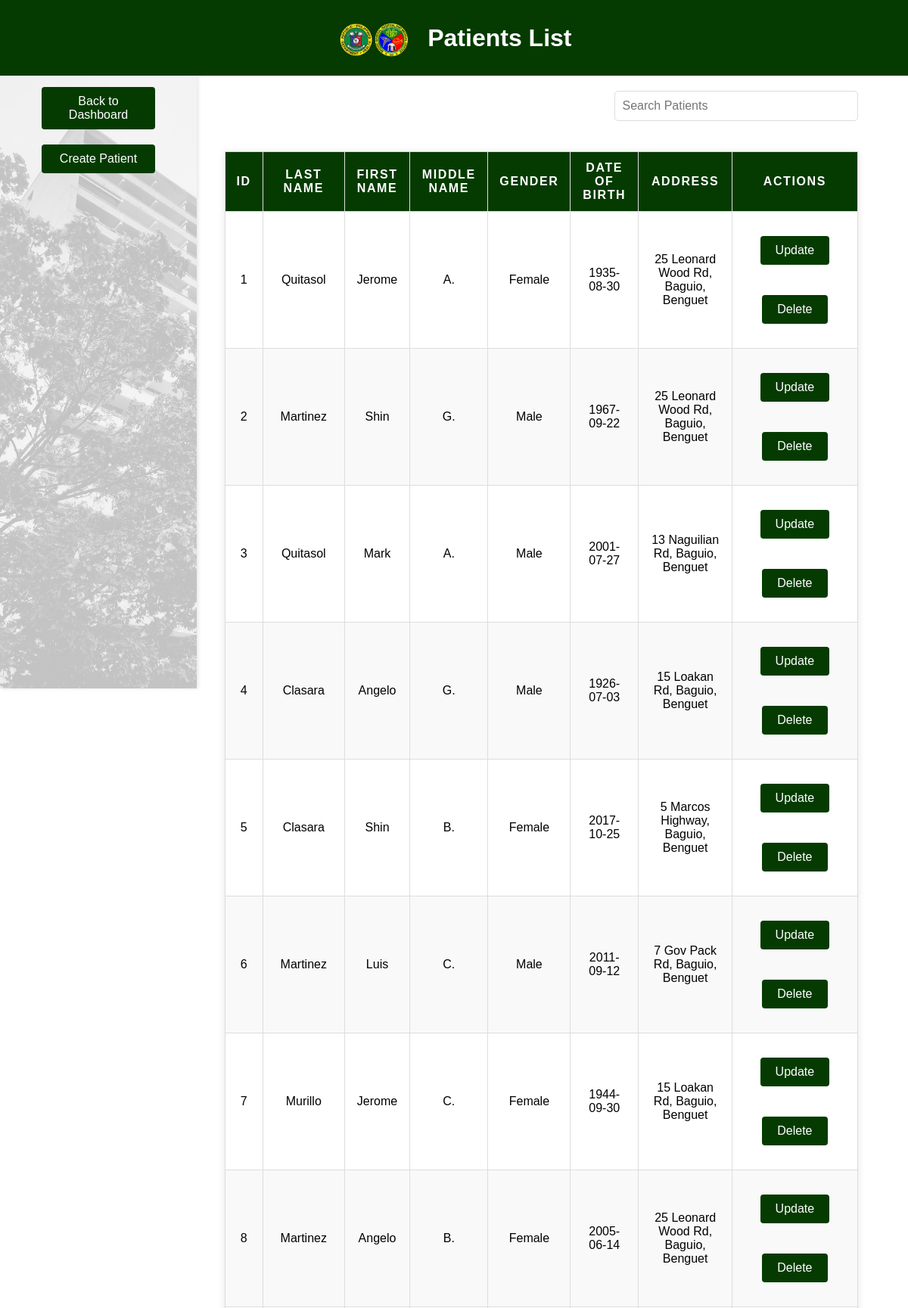
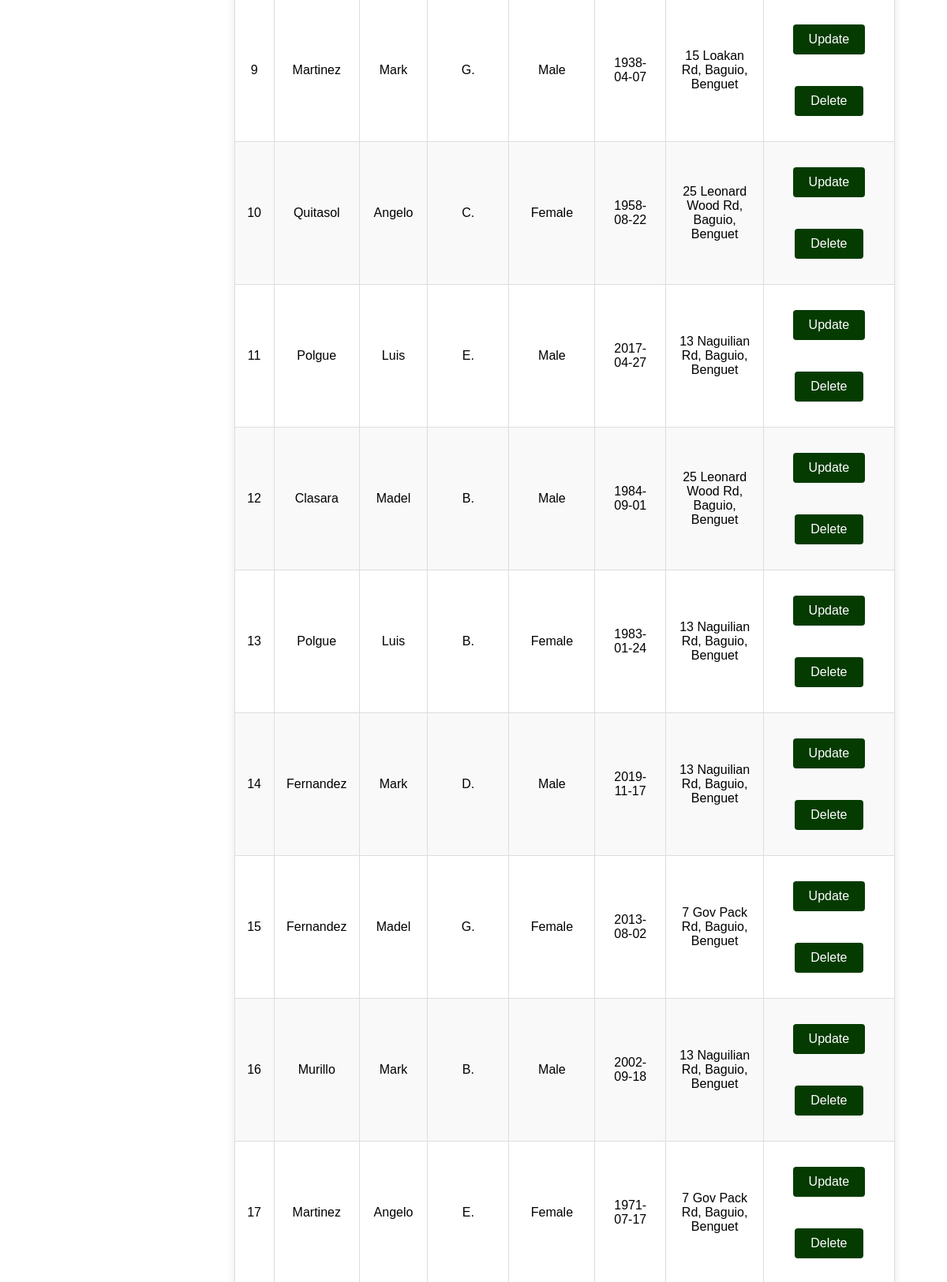
/patients/list.php (signed in, upper part), run on the app's committed database (2 pictures, top to bottom).
### tables this page shows
CREATE TABLE IF NOT EXISTS `patients` (
  `patient_id` int NOT NULL AUTO_INCREMENT,
  `last_name` varchar(50) DEFAULT NULL,
  `first_name` varchar(50) DEFAULT NULL,
  `middle_name` varchar(50) DEFAULT NULL,
  `gender` varchar(10) DEFAULT NULL,
  `date_of_birth` date DEFAULT NULL,
  `address` text,
  PRIMARY KEY (`patient_id`)
);

### patients/list.php (the view, shortened to what this page needs)
<?php
include '../includes/config.php';
$sql = "SELECT * FROM patients";
$result = $conn->query($sql);
?>
<!DOCTYPE html>
<html lang="en">
<head>
    <link rel="stylesheet" href="../css/styles.css">
</head>
<body>
    <header>
        <div class="container">
            <img src="../images/bg.png" alt="Hospital Logo" style="height: 60px; vertical-align: middle; margin-right: 20px;">
            <h1 style="display: inline-block; vertical-align: middle;"> Patients List</h1>
        </div>
    </header>
    <div class="sidebar">
        <nav>
            <a href="../index.php" class="back-button">Back to Dashboard</a>
            <a href="add.php" class="back-button">Create Patient</a>
        </nav>
    </div>
    <main>
        <div class="search-bar">
            <input type="text" id="searchInput" onkeyup="searchTable()" placeholder="Search Patients">
        </div>
        <div class="table-container">
            <table id="patientTable">
                <thead>
                    <tr>
                        <th>ID</th>
                        <th>Last Name</th>
                        <th>First Name</th>
                        <th>Middle Name</th>
                        <th>Gender</th>
                        <th>Date of Birth</th>
                        <th>Address</th>
                        <th>Actions</th>
                    </tr>
                </thead>
                <tbody>
                    <?php while($row = $result->fetch_assoc()): ?>
                    <tr>
                        <td><?php echo $row['patient_id']; ?></td>
                        <td><?php echo $row['last_name']; ?></td>
                        <td><?php echo $row['first_name']; ?></td>
                        <td><?php echo $row['middle_name']; ?></td>
                        <td><?php echo $row['gender']; ?></td>
                        <td><?php echo $row['date_of_birth']; ?></td>
                        <td><?php echo $row['address']; ?></td>
                        <td>
                            <a href="edit.php?id=<?php echo $row['patient_id']; ?>" class="back-button">Update</a>
                            <a href="javascript:void(0);" onclick="confirmDelete(<?php echo $row['patient_id']; ?>)" class="back-button">Delete</a>
                        </td>
                    </tr>
                    <?php endwhile; ?>
                </tbody>
            </table>
        </div>
    </main>
</body>
</html>

### css/styles.css (style rules this page uses)
header { background-color: #053b00; color: #fff; padding: 10px 0; text-align: center; }
header h1 { margin: 0; }
body { font-family: Arial, sans-serif; background-color: #ffffff; margin: 0; padding: 0; padding-bottom: 40px; }
main { padding: 20px; }
table { width: 90%; margin: 20px auto; border-collapse: collapse; }
table, th, td { border: 1px solid #ddd; }
th, td { padding: 10px; text-align: left; }
th { background-color: #f2f2f2; color: #053b00; }
tr:nth-child(even) { background-color: #f9f9f9; }
.table-container { overflow-x: auto; }
.table-container table { min-width: 600px; }
nav { text-align: center; margin: 20px; }
a { color: #053b00; }
.back-button { display: inline-block; margin: 20px; padding: 10px 20px; background: #053b00; color: #053b00; text-decoration: none; border-radius: 4px; }
.back-button { position: relative; padding: 10px 20px; border: none; color: #ffffff; cursor: pointer; transition: .3s; transition-delay: .3s; z-index: 0; }
.back-button::after { position: absolute; content: ''; width: 17px; height: 17px; background-color: #74ce0e; right: -20px; border-radius: 50%; top: 50%; transform: translateY(-50%); transition: .3s; opacity: 0; }
.back-button::before { position: absolute; z-index: 0; content: ''; width: 17px; height: 17px; background-color: #74ce0e; left: -20px; border-radius: 50%; top: 50%; transform: translateY(-50%); transition: .3s; opacity: 0; }

### patients/list.php (style rules this page uses)
body { font-family: Arial, sans-serif; margin: 0; padding: 0; display: flex; flex-direction: column; height: 100vh; }
header { background-color: #053b00; color: #fff; text-align: center; padding: 20px 0; width: 100%; position: fixed; top: 0; left: 0; z-index: 1; }
.container { width: 90%; margin: 0 auto; }
.sidebar { width: 230px; background-color: #f4f4f4; padding: 15px; box-shadow: 2px 0 5px rgba(0, 0, 0, 0.1); height: 100vh; position: fixed; top: 80px; left: 0; overflow: hidden; }
.sidebar::before { content: ''; position: absolute; top: 0; left: 0; width: 100%; height: 100%; background-image: url('../images/b.jpg'); background-size: cover; opacity: 0.2; z-index: -1; }
.sidebar nav a { display: block; color: #fff; padding: 10px; text-decoration: none; margin-bottom: 5px; position: relative; z-index: 1; }
main { margin-left: 230px; padding: 100px 20px 20px; flex-grow: 1; }
table { width: 90%; margin: 20px auto; border-collapse: collapse; box-shadow: 0 2px 10px rgba(0, 0, 0, 0.1); border: 1px solid #ddd; }
th, td { padding: 12px 15px; text-align: center; border-bottom: 1px solid #ddd; }
th { background-color: #053b00; color: white; text-transform: uppercase; letter-spacing: 0.1em; }
tr:nth-child(even) { background-color: #f9f9f9; }
.table-container { overflow-x: auto; }
.table-container table { min-width: 600px; }
.search-bar { width: 90%; margin: 20px auto; display: flex; justify-content: flex-end; }
.search-bar input { padding: 10px; font-size: 16px; width: 100%; max-width: 300px; border: 1px solid #ddd; border-radius: 5px; }

### data on the page
patients: patient_id "1", last_name "Quitasol", first_name "Jerome", middle_name "A.", gender "Female", date_of_birth "1935-08-30", address "25 Leonard Wood Rd, Baguio, Benguet"
patients: patient_id "2", last_name "Martinez", first_name "Shin", middle_name "G.", gender "Male", date_of_birth "1967-09-22", address "25 Leonard Wood Rd, Baguio, Benguet"
patients: patient_id "3", last_name "Quitasol", first_name "Mark", middle_name "A.", gender "Male", date_of_birth "2001-07-27", address "13 Naguilian Rd, Baguio, Benguet"
patients: patient_id "4", last_name "Clasara", first_name "Angelo", middle_name "G.", gender "Male", date_of_birth "1926-07-03", address "15 Loakan Rd, Baguio, Benguet"
patients: patient_id "5", last_name "Clasara", first_name "Shin", middle_name "B.", gender "Female", date_of_birth "2017-10-25", address "5 Marcos Highway, Baguio, Benguet"
patients: patient_id "6", last_name "Martinez", first_name "Luis", middle_name "C.", gender "Male", date_of_birth "2011-09-12", address "7 Gov Pack Rd, Baguio, Benguet"
patients: patient_id "7", last_name "Murillo", first_name "Jerome", middle_name "C.", gender "Female", date_of_birth "1944-09-30", address "15 Loakan Rd, Baguio, Benguet"
patients: patient_id "8", last_name "Martinez", first_name "Angelo", middle_name "B.", gender "Female", date_of_birth "2005-06-14", address "25 Leonard Wood Rd, Baguio, Benguet"
patients: patient_id "9", last_name "Martinez", first_name "Mark", middle_name "G.", gender "Male", date_of_birth "1938-04-07", address "15 Loakan Rd, Baguio, Benguet"
patients: patient_id "10", last_name "Quitasol", first_name "Angelo", middle_name "C.", gender "Female", date_of_birth "1958-08-22", address "25 Leonard Wood Rd, Baguio, Benguet"
patients: patient_id "11", last_name "Polgue", first_name "Luis", middle_name "E.", gender "Male", date_of_birth "2017-04-27", address "13 Naguilian Rd, Baguio, Benguet"
patients: patient_id "12", last_name "Clasara", first_name "Madel", middle_name "B.", gender "Male", date_of_birth "1984-09-01", address "25 Leonard Wood Rd, Baguio, Benguet"
patients: patient_id "13", last_name "Polgue", first_name "Luis", middle_name "B.", gender "Female", date_of_birth "1983-01-24", address "13 Naguilian Rd, Baguio, Benguet"
patients: patient_id "14", last_name "Fernandez", first_name "Mark", middle_name "D.", gender "Male", date_of_birth "2019-11-17", address "13 Naguilian Rd, Baguio, Benguet"
patients: patient_id "15", last_name "Fernandez", first_name "Madel", middle_name "G.", gender "Female", date_of_birth "2013-08-02", address "7 Gov Pack Rd, Baguio, Benguet"
patients: patient_id "16", last_name "Murillo", first_name "Mark", middle_name "B.", gender "Male", date_of_birth "2002-09-18", address "13 Naguilian Rd, Baguio, Benguet"
patients: patient_id "17", last_name "Martinez", first_name "Angelo", middle_name "E.", gender "Female", date_of_birth "1971-07-17", address "7 Gov Pack Rd, Baguio, Benguet"
